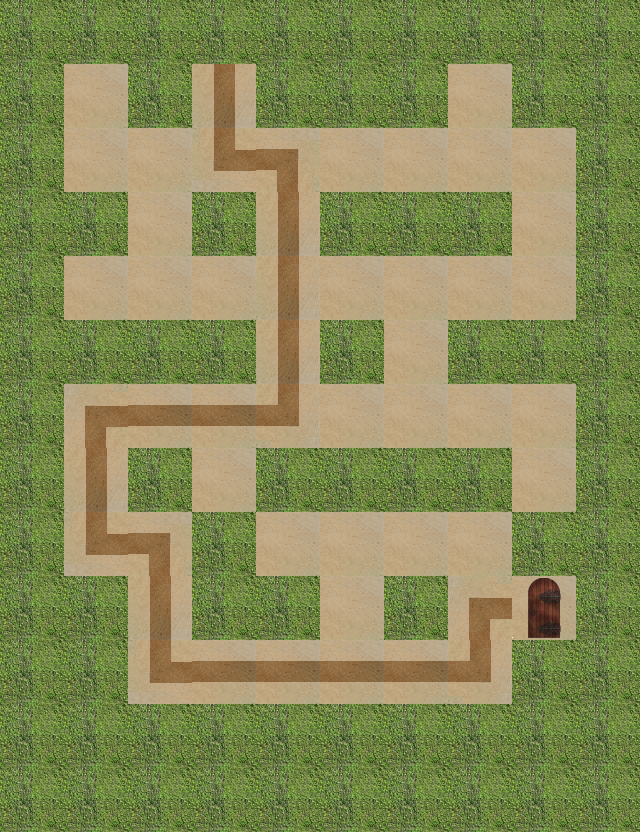

Rendered tile map (Tiled .tmx) drawn with the repository's tilesets; below, a short description and the map source with its tile grids summarised:
An orthogonal 10x13 tile map with 64x64 px tiles, 4 tile layers (path, wall, hint, end), 1 hidden layer not drawn.

<map version="1.0" orientation="orthogonal" renderorder="right-down" width="10" height="13" tilewidth="64" tileheight="64">
 <properties>
  <property name="bestTimePossible" value="6.68" />
  <property name="viewSize" value="5" />
 </properties>
 <tileset firstgid="1" name="sandbush" tilewidth="64" tileheight="64">
  <image source="sandbush.png" width="256" height="192" />
 </tileset>
 <layer name="path" width="10" height="13">
  <data>[130 cells, 51 non-empty, 1 distinct tile ids]</data>
 </layer>
 <layer name="wall" width="10" height="13">
  <data>[130 cells, 79 non-empty, 1 distinct tile ids]</data>
 </layer>
 <layer name="hint" width="10" height="13">
  <data>[130 cells, 21 non-empty, 6 distinct tile ids]</data>
 </layer>
 <layer name="start" width="10" height="13" visible="0">
  <data>[130 cells, 1 non-empty, 1 distinct tile ids]</data>
 </layer>
 <layer name="end" width="10" height="13">
  <data>[130 cells, 1 non-empty, 1 distinct tile ids]</data>
 </layer>
</map>
